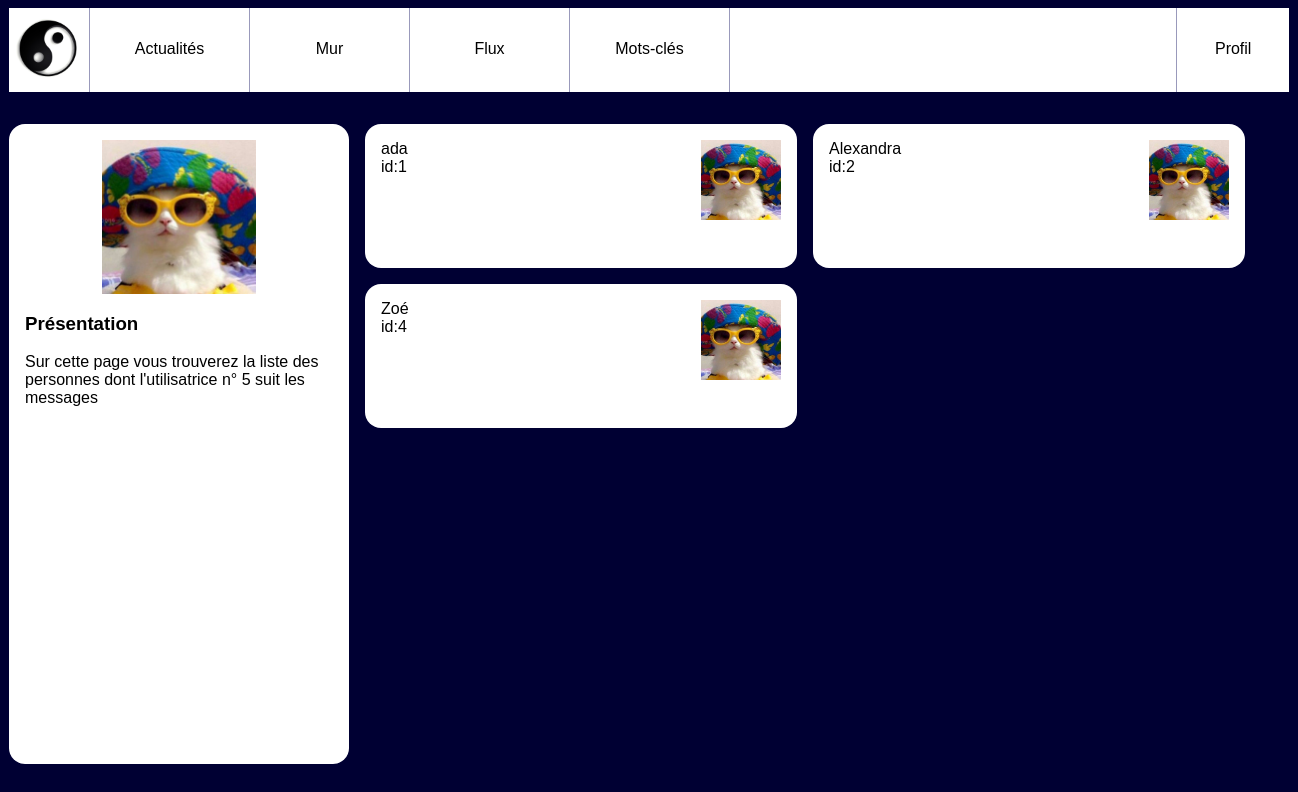
Page /subscriptions.php?user_id=5 on the committed database.
### tables this page shows
CREATE TABLE IF NOT EXISTS `users` (
  `id` INT UNSIGNED NOT NULL AUTO_INCREMENT,
  `email` VARCHAR(255) NOT NULL,
  `password` VARCHAR(255) NOT NULL,
  `alias` VARCHAR(255) NOT NULL,
  PRIMARY KEY (`id`),
  UNIQUE INDEX `email_UNIQUE` (`email` ASC),
  UNIQUE INDEX `alias_UNIQUE` (`alias` ASC));

### server/db_connect.php (called while the page is built, shortened)
<?php
$userId = isset($_GET['user_id']) ? intval($_GET['user_id']) : null;
?>

### server/queries.php (called while the page is built, shortened)
<?php
$SQL_Subs = "
    SELECT users.*
    FROM followers
    LEFT JOIN users ON users.id=followers.followed_user_id
    WHERE followers.following_user_id='$userId'
    GROUP BY users.id
    ";
?>

### subscriptions.php (the view, shortened to what this page needs)
<?php
include "./server/db_connect.php";
include "./server/queries.php";
?>
<!doctype html>
<html lang="fr">
    <head>
        <link rel="stylesheet" href="./client/css/style.css"/>
    </head>
    <body>
        <?php include './client/header.php';?>
            <div id="wrapper">
            <aside>
                <img src="./client/img/user.jpg" alt="Portrait de l'utilisatrice"/>
                <section>
                    <h3>Présentation</h3>
                    <p>Sur cette page vous trouverez la liste des personnes dont
                        l'utilisatrice
                        n° <?php echo $userId ?>
                        suit les messages
                    </p>
                </section>
            </aside>
            <main class='contacts'>
                <?php
                $lesInformations = $mysqli->query($SQL_Subs);
                while ($subscribed = $lesInformations->fetch_assoc())
                {
                ?>
                <article>
                    <img src="./client/img/user.jpg" alt="blason"/>
                    <h3><?php echo $subscribed['alias'] ?></h3>
                    <p>id:<?php echo $subscribed['id'] ?></p>
                </article>
                <?php
                }
                ?>
            </main>
        </div>
    </body>
</html>

### client/css/style.css (style rules this page uses)
body { background-color: #003; font-family: Arial; }
#wrapper { display:flex; width:80em; margin:0 auto 2em auto; }
#wrapper aside { background-color: #fff; flex:1; padding:1em; border-radius: 1em; }
#wrapper aside img { display: block; width:50%; margin:auto; }
#wrapper main { flex:3; padding-left:1em; height: 80vh; overflow-y: scroll; }
#wrapper main article { background-color: #fff; padding:1em; margin-bottom: 1em ; border-radius: 1em; }
#wrapper main article h3 { margin:0; padding:0; font-weight: normal; font-size:1em; }
#wrapper main article p { margin:0; }
.contacts { display:flex; flex-wrap: wrap; align-items:flex-start; align-content: flex-start ; }
.contacts article { width:25em; height:7em; margin-right: 1em; }
.contacts article img { float:right; height: 5em; }

### rows in the picture
users: alias "ada", id "1"
users: alias "Alexandra", id "2"
users: alias "Zoé", id "4"

### other values in the picture
$userId "5"
